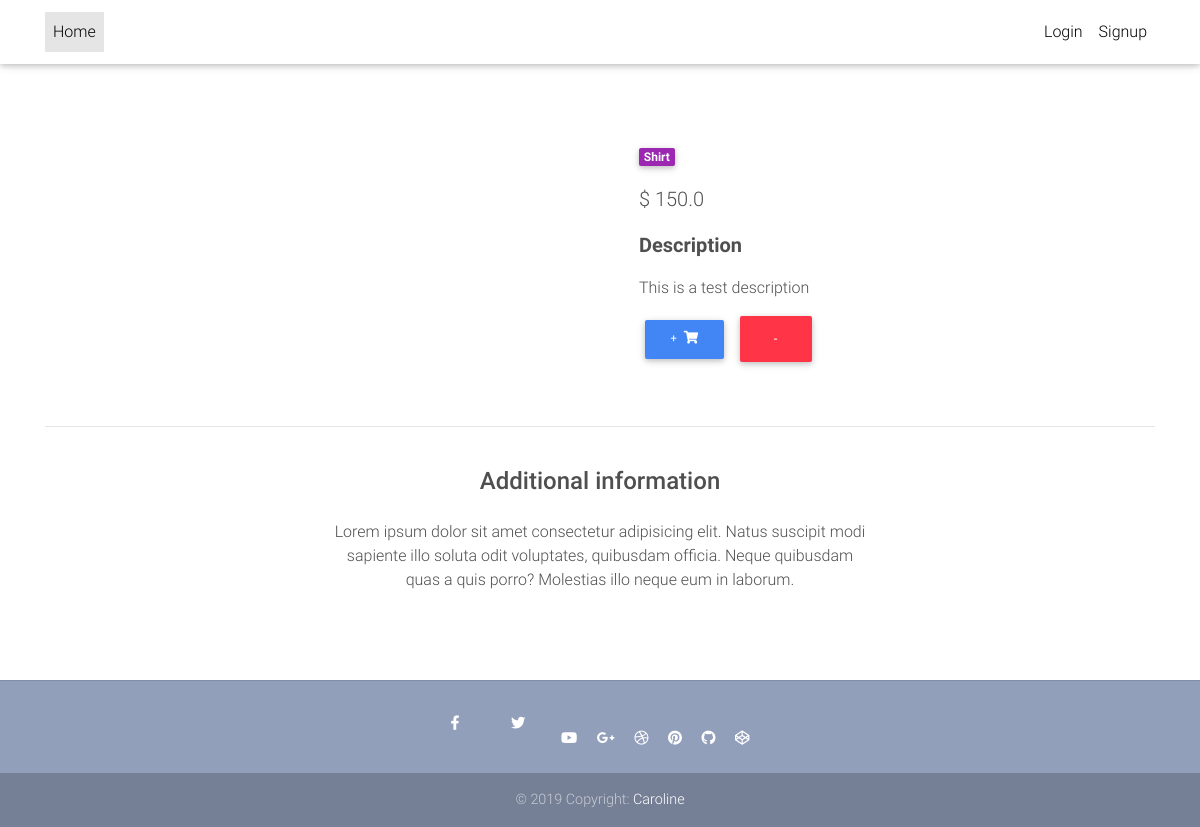
Screenshot of /product-page/test-product-2/ with the database file from the repository.
### core/models.py (models this page shows, shortened)
class Item(models.Model):
    title = models.CharField(max_length=100)
    price = models.FloatField()
    discount_price = models.FloatField(blank=True, null=True)
    category = models.CharField(choices=CATEGORY_CHOICES, max_length=2)
    label = models.CharField(choices=LABEL_CHOICES, max_length=1)
    slug = models.SlugField()
    description=models.TextField()
    def get_add_to_cart_url(self):
        return reverse("core:add-to-cart", kwargs={
            'slug': self.slug
        })
    def get_remove_from_cart_url(self):
        return reverse("core:remove-from-cart", kwargs={
            'slug': self.slug
        })

### core/views.py (the view)
# urls.py: path('product-page/<slug>/', ItemDetailView.as_view(), name= 'product_page'),
class ItemDetailView(DetailView):
    model=Item
    template_name="product-page.html"

### templates/product-page.html (shortened to what this page needs)
{% extends "base.html" %}
{% load static %}
{% block content  %}
  <main class="mt-5 pt-4">
    <div class="container dark-grey-text mt-5">
      <div class="row wow fadeIn">
        <div class="col-md-6 mb-4">
        </div>
        <div class="col-md-6 mb-4">
          <div class="p-4">
            <div class="mb-3">
              <a href="">
                <span class="badge purple mr-1">{{object.get_category_display}}</span>
              </a>
            </div>
            <p class="lead">
              {% if object.discount_price%}
               <span class="mr-1">
                <del>${{object.price}}</del>
              </span>
              <span> ${{ object.discount_price }}</span>
                   {% else %}
                  <span> $ {{object.price}} </span>
                   {% endif %}
            </p>
            <p class="lead font-weight-bold">Description</p>
            <p>{{object.description}}</p>
            <a href="{{object.get_add_to_cart_url}}" class="btn btn-primary btn-md my-0 p" >+
                <i class="fas fa-shopping-cart ml-1"></i>
              </a>
            <a href="{{object.get_remove_from_cart_url}}" class="btn btn-primary btn-danger my-0 p" >-
              </a>
          </div>
        </div>
      </div>
      <hr>
      <div class="row d-flex justify-content-center wow fadeIn">
        <div class="col-md-6 text-center">
          <h4 class="my-4 h4">Additional information</h4>
          <p>Lorem ipsum dolor sit amet consectetur adipisicing elit. Natus suscipit modi sapiente illo soluta odit
            voluptates,
            quibusdam officia. Neque quibusdam quas a quis porro? Molestias illo neque eum in laborum.</p>
        </div>
      </div>
      <div class="row wow fadeIn">
        <div class="col-lg-4 col-md-12 mb-4">
        </div>
        <div class="col-lg-4 col-md-6 mb-4">
        </div>
        <div class="col-lg-4 col-md-6 mb-4">
        </div>
      </div>
    </div>
  </main>
{% endblock content %}

### templates/base.html (style rules this page uses)
html, body, header, .carousel { height: 60vh; }

### rows the page displays
Item: category "Shirt", price "150.0", description "This is a test description"
